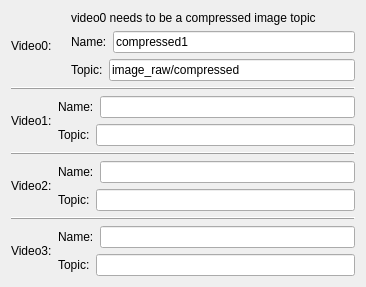
           <widget class="QWidget" name="page_4">
            <property name="geometry">
             <rect>
              <x>0</x>
              <y>0</y>
              <width>366</width>
              <height>285</height>
             </rect>
            </property>
            <attribute name="label">
             <string>Video</string>
            </attribute>
            <layout class="QVBoxLayout" name="verticalLayout_10">
             <item>
              <layout class="QVBoxLayout" name="verticalLayout_8">
               <item>
                <layout class="QHBoxLayout" name="horizontalLayout_4">
                 <item>
                  <widget class="QLabel" name="label_23">
                   <property name="maximumSize">
                    <size>
                     <width>61</width>
                     <height>17</height>
                    </size>
                   </property>
                   <property name="text">
                    <string>Video0:</string>
                   </property>
                  </widget>
                 </item>
                 <item>
                  <widget class="QLabel" name="label_4">
                   <property name="text">
                    <string/>
                   </property>
                  </widget>
                 </item>
                 <item>
                  <layout class="QVBoxLayout" name="verticalLayout_7">
                   <item>
                    <widget class="QLabel" name="label_5">
                     <property name="maximumSize">
                      <size>
                       <width>16777215</width>
                       <height>17</height>
                      </size>
                     </property>
                     <property name="text">
                      <string>video0 needs to be a compressed image topic</string>
                     </property>
                    </widget>
                   </item>
                   <item>
                    <layout class="QHBoxLayout" name="horizontalLayout_2">
                     <item>
                      <widget class="QLabel" name="label_24">
                       <property name="maximumSize">
                        <size>
                         <width>61</width>
                         <height>17</height>
                        </size>
                       </property>
                       <property name="text">
                        <string>Name:</string>
                       </property>
                      </widget>
                     </item>
                     <item>
                      <widget class="QLineEdit" name="video0_name_set">
                       <property name="text">
                        <string>compressed1</string>
                       </property>
                      </widget>
                     </item>
                    </layout>
                   </item>
                   <item>
                    <layout class="QHBoxLayout" name="horizontalLayout_3">
                     <item>
                      <widget class="QLabel" name="label_25">
                       <property name="maximumSize">
                        <size>
                         <width>61</width>
                         <height>17</height>
                        </size>
                       </property>
                       <property name="text">
                        <string>Topic:</string>
                       </property>
                      </widget>
                     </item>
                     <item>
                      <widget class="QLineEdit" name="video0_topic_set">
                       <property name="text">
                        <string>image_raw/compressed</string>
                       </property>
                      </widget>
                     </item>
                    </layout>
                   </item>
                  </layout>
                 </item>
                </layout>
               </item>
               <item>
                <widget class="QFrame" name="frame">
                 <property name="frameShape">
                  <enum>QFrame::HLine</enum>
                 </property>
                 <property name="frameShadow">
                  <enum>QFrame::Raised</enum>
                 </property>
                </widget>
               </item>
               <item>
                <layout class="QHBoxLayout" name="horizontalLayout_8">
                 <item>
                  <widget class="QLabel" name="label_26">
                   <property name="maximumSize">
                    <size>
                     <width>61</width>
                     <height>17</height>
                    </size>
                   </property>
                   <property name="text">
                    <string>Video1:</string>
                   </property>
                  </widget>
                 </item>
                 <item>
                  <layout class="QVBoxLayout" name="verticalLayout_11">
                   <item>
                    <layout class="QHBoxLayout" name="horizontalLayout_9">
                     <item>
                      <widget class="QLabel" name="label_27">
                       <property name="maximumSize">
                        <size>
                         <width>61</width>
                         <height>17</height>
                        </size>
                       </property>
                       <property name="text">
                        <string>Name:</string>
                       </property>
                      </widget>
                     </item>
                     <item>
                      <widget class="QLineEdit" name="video0_name_set_2">
                       <property name="text">
                        <string/>
                       </property>
                      </widget>
                     </item>
                    </layout>
                   </item>
                   <item>
                    <layout class="QHBoxLayout" name="horizontalLayout_10">
                     <item>
                      <widget class="QLabel" name="label_28">
                       <property name="maximumSize">
                        <size>
                         <width>61</width>
                         <height>17</height>
                        </size>
                       </property>
                       <property name="text">
                        <string>Topic:</string>
                       </property>
                      </widget>
                     </item>
                     <item>
                      <widget class="QLineEdit" name="video0_topic_set_2"/>
                     </item>
                    </layout>
                   </item>
                  </layout>
                 </item>
                </layout>
               </item>
               <item>
                <widget class="QFrame" name="frame_2">
                 <property name="frameShape">
                  <enum>QFrame::HLine</enum>
                 </property>
                 <property name="frameShadow">
                  <enum>QFrame::Raised</enum>
                 </property>
                </widget>
               </item>
               <item>
                <layout class="QHBoxLayout" name="horizontalLayout_12">
                 <item>
                  <widget class="QLabel" name="label_29">
                   <property name="maximumSize">
                    <size>
                     <width>61</width>
                     <height>17</height>
                    </size>
                   </property>
                   <property name="text">
                    <string>Video2:</string>
                   </property>
                  </widget>
                 </item>
                 <item>
                  <layout class="QVBoxLayout" name="verticalLayout_12">
                   <item>
                    <layout class="QHBoxLayout" name="horizontalLayout_13">
                     <item>
                      <widget class="QLabel" name="label_30">
                       <property name="maximumSize">
                        <size>
                         <width>61</width>
                         <height>17</height>
                        </size>
                       </property>
                       <property name="text">
                        <string>Name:</string>
                       </property>
                      </widget>
                     </item>
                     <item>
                      <widget class="QLineEdit" name="video0_name_set_3"/>
                     </item>
                    </layout>
                   </item>
                   <item>
                    <layout class="QHBoxLayout" name="horizontalLayout_14">
                     <item>
                      <widget class="QLabel" name="label_31">
                       <property name="maximumSize">
                        <size>
                         <width>61</width>
                         <height>17</height>
                        </size>
                       </property>
                       <property name="text">
                        <string>Topic:</string>
                       </property>
                      </widget>
                     </item>
                     <item>
                      <widget class="QLineEdit" name="video0_topic_set_3"/>
                     </item>
                    </layout>
                   </item>
                  </layout>
                 </item>
                </layout>
               </item>
               <item>
                <widget class="QFrame" name="frame_3">
                 <property name="frameShape">
                  <enum>QFrame::HLine</enum>
                 </property>
                 <property name="frameShadow">
                  <enum>QFrame::Raised</enum>
                 </property>
                </widget>
               </item>
               <item>
                <layout class="QHBoxLayout" name="horizontalLayout_15">
                 <item>
                  <widget class="QLabel" name="label_32">
                   <property name="maximumSize">
                    <size>
                     <width>61</width>
                     <height>17</height>
                    </size>
                   </property>
                   <property name="text">
                    <string>Video3:</string>
                   </property>
                  </widget>
                 </item>
                 <item>
                  <layout class="QVBoxLayout" name="verticalLayout_13">
                   <item>
                    <layout class="QHBoxLayout" name="horizontalLayout_16">
                     <item>
                      <widget class="QLabel" name="label_33">
                       <property name="maximumSize">
                        <size>
                         <width>61</width>
                         <height>17</height>
                        </size>
                       </property>
                       <property name="text">
                        <string>Name:</string>
                       </property>
                      </widget>
                     </item>
                     <item>
                      <widget class="QLineEdit" name="video0_name_set_4"/>
                     </item>
                    </layout>
                   </item>
                   <item>
                    <layout class="QHBoxLayout" name="horizontalLayout_17">
                     <item>
                      <widget class="QLabel" name="label_34">
                       <property name="maximumSize">
                        <size>
                         <width>61</width>
                         <height>17</height>
                        </size>
                       </property>
                       <property name="text">
                        <string>Topic:</string>
                       </property>
                      </widget>
                     </item>
                     <item>
                      <widget class="QLineEdit" name="video0_topic_set_4"/>
                     </item>
                    </layout>
                   </item>
                  </layout>
                 </item>
                </layout>
               </item>
              </layout>
             </item>
            </layout>
           </widget>
